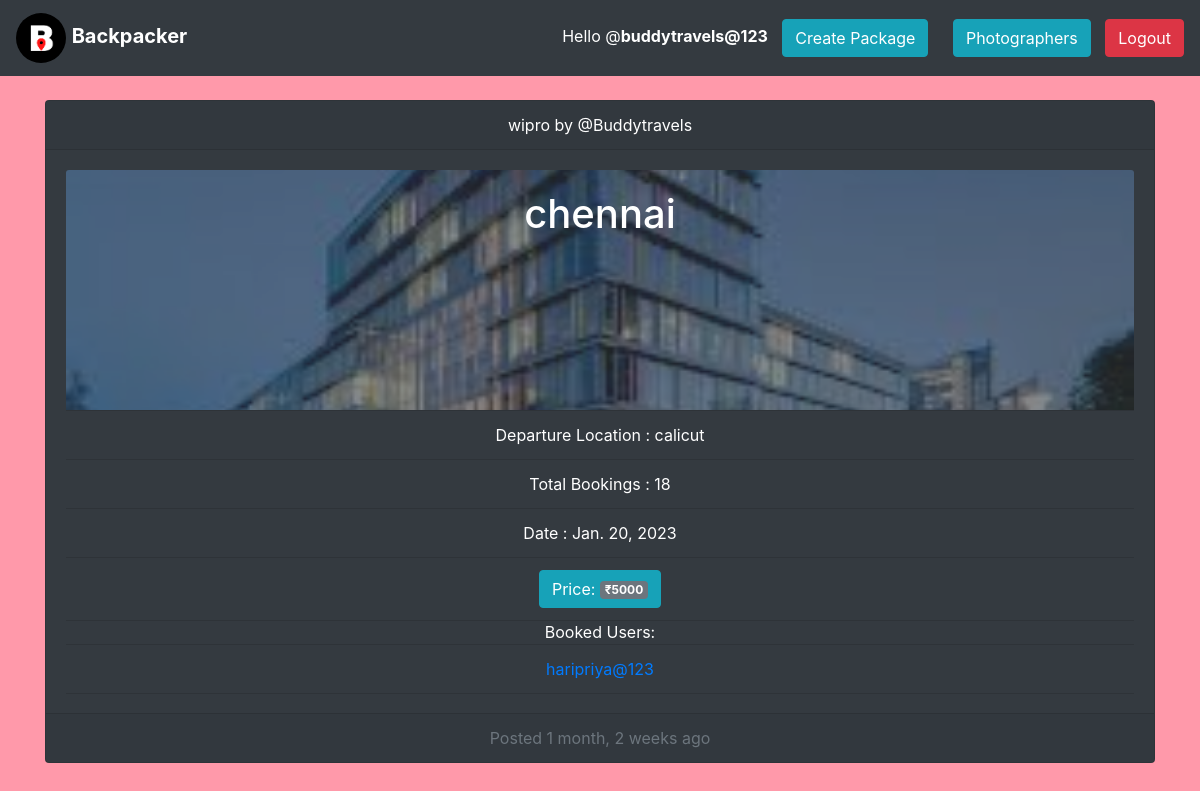
/package-status/1/ (signed in), run on the app's committed database.
### IV/models.py (models this page shows, shortened)
class Student(AbstractUser):
    is_agent = models.BooleanField('agent stat', default=False)
    is_customer = models.BooleanField('customer status', default=False)
    is_photographer = models.BooleanField('photographer status', default=False)
    is_admin = models.BooleanField('admin status', default=False)
    phone = models.CharField(max_length=10, default="")
    email = models.CharField(max_length=100, default="")
    id_image = models.ImageField(default="B.png")
    REQUIRED_FIELDS = []

class Package(models.Model):
    title = models.CharField(max_length=100)
    agent = models.ForeignKey(Agent, on_delete=models.CASCADE, null=True)
    cost = models.IntegerField()
    duration = models.IntegerField()
    Location = models.CharField(max_length=100)
    Department = models.CharField(max_length=100, null=True)
    ddate = models.DateField(
        validators=[MinValueValidator(datetime.date.today)])
    posteddate = models.DateField(auto_now=True)
    dloc = models.CharField(max_length=300)
    description = models.TextField(null=True, blank=True)
    slots = models.IntegerField(default=2)
    image = models.ImageField(default="B.png")
    users = models.ManyToManyField(
   Student, related_name='participants', blank=True)
    mode = models.CharField(max_length=1, choices=Travel_mode, default="B")
    class Meta:
        ordering = ['-posteddate']

class Agent(models.Model):
    User = models.ForeignKey(
        Student, on_delete=models.CASCADE, primary_key=True)
    name = models.CharField(max_length=100)
    phone = models.CharField(max_length=10, default="")
    email = models.CharField(max_length=100, default="")
    id_proof = models.ImageField(upload_to='image/', default="B.png")
    bio = models.CharField(max_length=100)
    status = models.CharField(max_length=20, null=True)
    def __str__(self):
        return self.name

### IV/decorators.py (the view)
    def wrap(request, *args, **kwargs):
        user = request.user
        if user.is_agent:
            return view_func(request, *args, **kwargs)
        else:
            messages.error(request, 'you must be an agent')
            return render(request, "login.html")

### IV/views.py (called while the page is built)
@login_required(login_url='login')
@agent_only
def package_status(request, pk):
    package = Package.objects.get(id=pk)
    ps = package.users.all()
    print(ps)
    orders = book.objects.filter(package=package)
    x = 0
    for ord in orders:
        x = x + ord.nos
    context = {
        'ps': ps,
        'package': package,
        'x': x,
    }
    return render(request, "packagestatus.html", context)

### templates/packagestatus.html
{% extends 'main.html' %}
{% block content %}
<br>
<div class="container">
<div class="row">
    <div class="col-sm-12">
      <div class="card text-white text-center bg-dark">
      <div class="card-header">{{ package.title  }}
    by @{{ package.agent }}
    </div>
      <div class="card-body">
      <div class="demo-wrap">
        <img src="{{package.image.url}}" class="card-img-top demo-bg " alt="...">
        <div class="card-img-overlay">
        <h1 class="card-title demo-content">{{ package.Location }}</h1>
        </div>
        </div>
         <ul class="list-group list-group-flush bg-dark">
         <li class="list-group-item bg-dark"><p class="card-text">Departure Location : {{ package.dloc }} </p></li>
        <li class="list-group-item bg-dark"><p class="card-text">Total Bookings : {{ x }} </p></li>
        <li class="list-group-item bg-dark"><p class="card-text">Date : {{ package.ddate }} </p></li>
        <li class="list-group-item bg-dark">  <button type="button" class="btn btn-info">
        Price: <span class="badge bg-secondary">₹{{package.cost}}</span>
          </button></li>
          Booked Users:
         {% for p in ps%}
        <li class="list-group-item bg-dark"><a href="{% url 'user-detail' p.id %}">{{p}}</li>
          {% endfor %}
        </ul>
      </div>
      <div class="card-footer text-muted"> Posted
    {{package.posteddate|timesince}} ago
  </div>
  </div>
</div>
{% endblock content %}

### templates/main.html (shortened to what this page needs)
<!DOCTYPE html>
{% load static %}
<html lang="en">
  <head>
    <link
      rel="stylesheet"
      href="https://maxcdn.bootstrapcdn.com/bootstrap/4.0.0/css/bootstrap.min.css"
    />
  </head>
  <body style="background-color: #ff99aa">
    <nav class="navbar navbar-dark bg-dark">
    <ul class="nav navbar-nav navbar-left">
    <li>
      <a class="navbar-brand fw-bold" href="{% url 'index' %}">
        <img
          src="{% static 'images/B.png' %}"
          width="50"
          height="50"
          class="d-inline-block align-center rounded-circle"
          alt=""
        />
       <b> Backpacker</b>
      </a>
      </li>
      </ul>
      {% if request.user.is_authenticated %}
      <ul class="nav navbar-nav navbar-right">
      <li class="text-white">
      <span>Hello @<b>{{request.user.username}}</b></span>
      {% if  request.user.is_agent is True and  not 'create' in request.path  %}
      <a href="{% url 'create' %}" class="link-dark">
          <button type="button" class="btn btn-info"style="margin:10px;">Create Package</button>
        </a>
        {% endif %}
        {% if  request.user.is_agent is True and  not 'viewphoto' in request.path  %}
      <a href="{% url 'viewphoto' %}" class="link-dark">
          <button type="button" class="btn btn-info"style="margin:10px;">Photographers </button>
        </a>
        {% endif %}
        <a href="{% url 'logout' %}" class="link-dark">
          <button type="button" class="btn btn-danger">Logout</button>
        </a>
        </li>
      </ul>
      {% endif %}
    </nav>
    {% block content %} {% endblock %}
  </body>
</html>

### templates/main.html (style rules this page uses)
.card-img-top { width: 100%; height: 30vh; object-fit: cover; }
.demo-wrap { overflow: hidden; position: relative; }
.demo-bg { opacity: 0.4; }
.demo-content { position: relative; }

### data on the page
Student: user.username "buddytravels@123"
Package: title "wipro", agent "Buddytravels", image (picture), Location "chennai", dloc "calicut", ddate "Jan. 20, 2023", cost "5000", posteddate "1 month, 2 weeks"
Student: username "haripriya@123"

### other printed values
{{ x }} "18"
